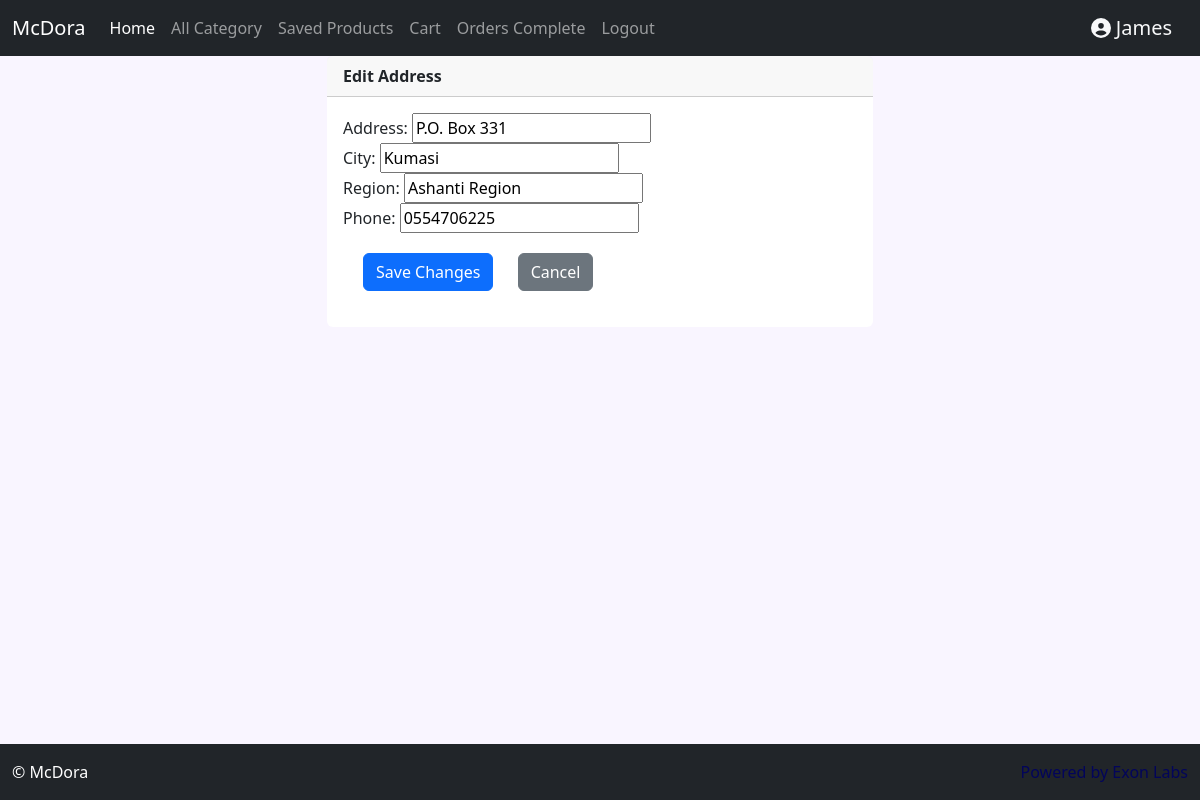
/edit_address/3/ (signed in), run on the app's committed database.
### store/models.py (models this page shows, shortened)
class ShippingAddress(models.Model):
    customer= models.ForeignKey(User, on_delete=models.SET_NULL, null=True)
    cart = models.ForeignKey(Cart, on_delete=models.SET_NULL, null=True)
    address = models.CharField(max_length=200, null=False)
    city = models.CharField(max_length=200, null=False)
    region = models.CharField(max_length=200, null=False)
    phone = models.CharField(max_length=200, null=False)
    date_added = models.DateTimeField(auto_now_add=True)

### store/views.py (the view)
# urls.py: path('edit_address/<int:id>/', views.edit_address, name='edit_address'),
@login_required(login_url="login")
def edit_address(request, id):
    print("Edit address view function called")
    try:
        address = ShippingAddress.objects.get(id=id)
        print(f"Address customer: {address.customer}, Request user: {request.user}")
        if address.customer != request.user:
            print("Customer and user do not match")
            messages.error(request, 'You are not authorized to edit this address.')
            return redirect('account_detail')
        if request.method == 'POST':
            form = ShippingAddressForm(request.POST, instance=address)
            if form.is_valid():
                form.save()
                return redirect('account_detail')
        else:
            form = ShippingAddressForm(instance=address)
        context = {'address': address, 'form': form}
        return render(request, 'edit_address.html', context)
    except Exception as e:
        print(f"An error occurred: {e}")
        messages.error(request, 'An error occurred.')
        return redirect('account_detail')

### store/forms.py
class ShippingAddressForm(forms.ModelForm):
    class Meta:
        model = ShippingAddress
        fields = ['address', 'city', 'region', 'phone']

### store/templates/edit_address.html (shortened to what this page needs)
{% extends 'base.html' %}
{% load bootstrap %}
{% block content %}
  <div class="container">
    <div class="row justify-content-center">
      <div class="col-md-6">
        <div class="card border-0">
          <div class="card-header"><strong>Edit Address</strong></div>
          <div class="card-body">
            <form method="post">
              {{form|bootstrap}}
              <button type="submit" class="btn btn-primary" style="margin:20px">Save Changes</button>
              <a href="{% url 'account_detail' %}" class="btn btn-secondary">Cancel</a>
            </form>
          </div>
        </div>
      </div>
    </div>
  </div>
{% endblock %}

### store/templates/base.html (shortened to what this page needs)
{% load static%}
{% load widget_tweaks %}
<!doctype html>
<link rel="stylesheet" type="text/css" href="{%  static '/css/sweetalert2.min.css' %}">
<link rel="stylesheet" type="text/css" href="{% static '/css/bootstrap.min.css' %}">
<link rel="stylesheet" type="text/css" href="{% static '/css/all.min.css' %}">
<html lang="en">
  <head>
  </head>
  <body style="background-color: #F9F5FF;">
    <nav class="navbar navbar-expand-lg navbar-dark bg-dark">
  <div class="container-fluid">
    <a class="navbar-brand" href="{% url 'home' %}">McDora</a>
    <div class="collapse navbar-collapse" id="navbarSupportedContent">
      <ul class="navbar-nav me-auto mb-2 mb-lg-0">
        <li class="nav-item">
          <a class="nav-link active" aria-current="page" href="{% url 'home' %}">Home</a>
        </li>
        <li class="nav-item">
          <a class="nav-link" href="{% url 'all_category' %}">All Category</a>
        </li>
        {% if  request.user.is_superuser  %}
        <li class="nav-item">
          <a class="nav-link" href="{% url 'all_customer' %}">Customers</a>
        </li>
        <li class="nav-item">
          <a class="nav-link" href="{% url 'orders' %}">Orders</a>
        </li>
        {% else %}
        <li class="nav-item">
          <a class="nav-link" href="{% url 'saved_products' %}">Saved Products</a>
        </li>
        <li class="nav-item">
          <a class="nav-link" href="{% url 'cart' %}">Cart</a>
        </li>
        <li class="nav-item">
          <a class="nav-link" href="{% url 'orders_complete' %}">Orders Complete</a>
        {% endif %}
        {% if user.is_authenticated %}
        <li class="nav-item">
          <a class="nav-link" href="{% url 'logout' %}">Logout</a>
        </li>
        {% else %}
        <li class="nav-item">
          <a class="nav-link" href="{% url 'login' %}">Login</a>
        </li>
        {% endif %}
      </ul>
  {% if user.is_authenticated and customer %}
  <a class="navbar-brand text-light font-weight-bold" href="{% url 'customer_detail' id=customer.id %}">
    <i class="fas fa-user-circle"></i> {{ user.username }}
  </a>
  {% elif user.is_authenticated%}
  <a class="navbar-brand text-light font-weight-bold" href="{% url 'account_detail'%}">
    <i class="fas fa-user-circle"></i> {{ user.username }}
  </a>
{% else %}
  <a class="navbar-brand text-light font-weight-bold" href="{% url 'login' %}">
    <i class="fas fa-user-circle"></i> Guest
  </a>
{% endif %}
    </div>
  </div>
</nav>
    {% block content %}
    {% endblock %}
  </body>
<footer class="footer fixed-bottom py-3 bg-dark text-white">
  <div class="container-fluid">
    <div class="row">
      <div class="col-md-6 text-md-start">
        <p class="mb-0">&copy; {{ currentYear }} McDora</p>
      </div>
      <div class="col-md-6 text-md-end">
        <p class="mb-0" style="color: #03055B;">Powered by Exon Labs</p>
      </div>
    </div>
  </div>
</footer>
</html>

### data on the page
ShippingAddress: address "P.O. Box 331", city "Kumasi", region "Ashanti Region", phone "0554706225"

### other printed values
{{ user.username }} "James"
